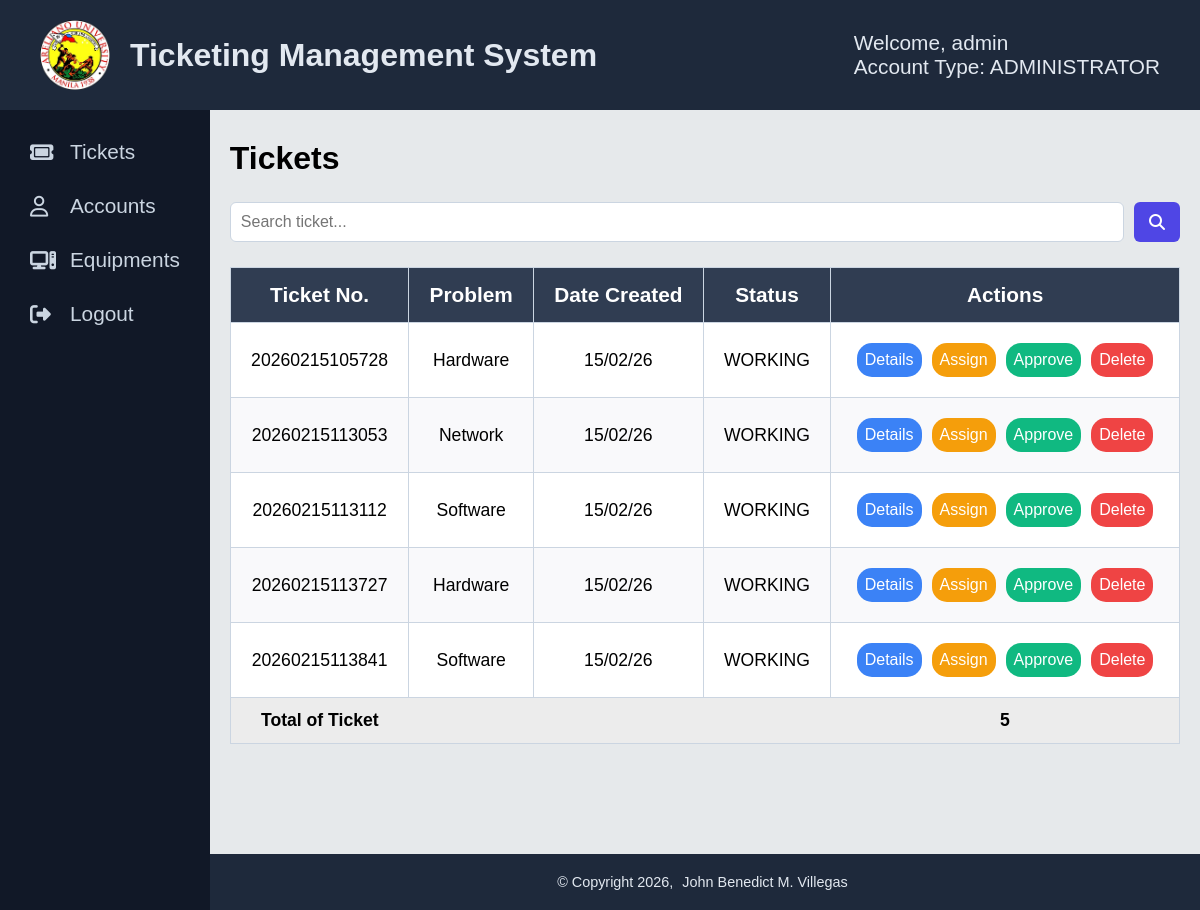
/ticket-management/ticket-management-admin.php (signed in), run on an earlier commit of the app's database.
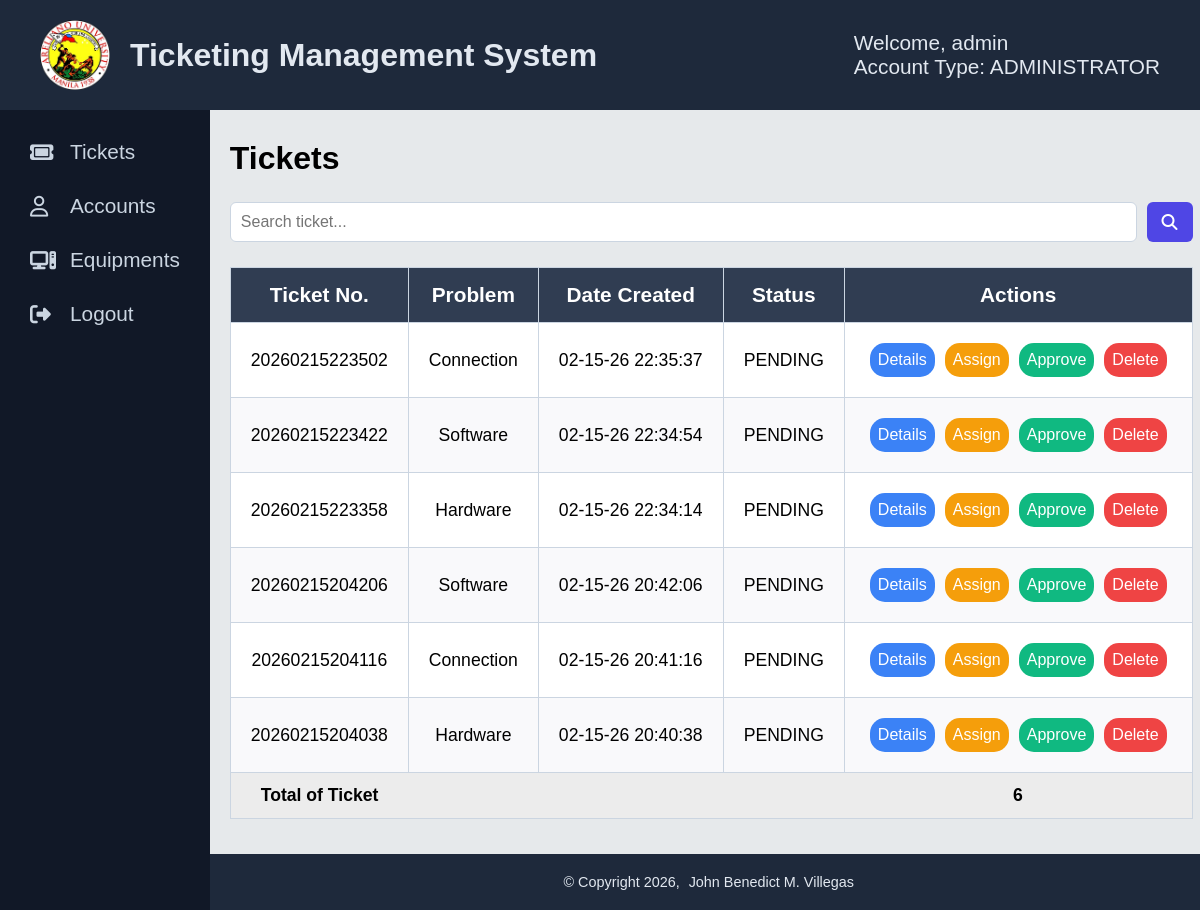
And on a later commit of the database.
### tables this page shows
CREATE TABLE `tbltickets` (
  `ticket_number` varchar(100) NOT NULL,
  `problem` varchar(100) NOT NULL,
  `details` varchar(100) NOT NULL,
  `status` varchar(30) NOT NULL,
  `created_by` varchar(50) NOT NULL,
  `date_created` varchar(50) NOT NULL,
  `assigned_to` varchar(50) DEFAULT NULL,
  `date_assigned` varchar(50) DEFAULT NULL,
  `date_completed` varchar(50) DEFAULT NULL,
  `approved_by` varchar(50) DEFAULT NULL,
  `date_approved` varchar(50) DEFAULT NULL
);

### ticket-management/ticket-management-admin.php (the view, shortened to what the changed rows need)
<?php
require_once("../config/config.php");
?>
<!DOCTYPE html>
<html lang="en">
<head>
    <link rel="stylesheet" href="https://cdnjs.cloudflare.com/ajax/libs/font-awesome/6.5.1/css/all.min.css">
    <link rel="stylesheet" href="../assets/css/notification.css">
    <link rel="stylesheet" href="../assets/css/ticket-style/mains.css">
</head>
<body>
    <?php include("../includes/nav-sidebar.php");?>
        <div class="container">
            <div class="wrapper">
                    <form action="<?php echo htmlspecialchars($_SERVER['PHP_SELF'])?>" method="post">
                    <div class="table-div">
                        <?php
                        function buildtable($result) {
                            if (mysqli_num_rows($result) > 0) {
                                echo "<table>";
                                echo "<tr>";
                                echo "<th>Ticket No.</th><th>Problem</th><th>Date Created</th><th>Status</th><th>Actions</th>";
                                echo "</tr>";
                                while ($row = mysqli_fetch_array($result)) {
                                    echo "<tr>";
                                    echo "<td>" . $row['ticket_number'] . "</td>";
                                    echo "<td>" . $row['problem'] . "</td>";
                                    echo "<td>" . $row['date_created'] . "</td>";
                                    echo "<td>" . $row['status'] . "</td>";
                                    echo "<td class = 'actions'>";
                                    echo "<button type='button'
                                            onclick=\"detailsModal('".$row['ticket_number']."')\"
                                            class='details'>
                                            Details
                                        </button>";
                                        echo "<button type='button'
                                                onclick=\"assignModal('".$row['ticket_number']."')\"
                                                class='assign'>
                                                Assign
                                            </button>";
                                    echo "<button type='button'
                                            onclick=\"approveModal('".$row['ticket_number']."')\"
                                            class='approve'>
                                            Approve
                                        </button>";
                                    echo "<button type='button'
                                            onclick=\"deleteModal('".$row['ticket_number']."')\"
                                            class='delete'>
                                            Delete
                                        </button>";
                                    echo "</td>";
                                    echo "</tr>";
                                }
                                echo "<tr class='countTotal'>";
                                echo "<td>Total of Ticket</td>";
                                echo "<td colspan='3'></td>";
                                echo "<td>". mysqli_num_rows($result)."</td>";
                                echo "</tr>";
                                echo "</table>";
                            } else {
                                echo "No ticket found.";
                            }
                        }
                        if (isset($_POST['btnsearch'])) {
                            $sql = "SELECT * FROM tbltickets WHERE (ticket_number LIKE ? OR problem LIKE ? OR status LIKE ?) ORDER BY date_created DESC";
                            if ($stmt = mysqli_prepare($link, $sql)) {
                                $searchvalue = '%' . $_POST['txtsearch'] . '%';
                                mysqli_stmt_bind_param($stmt, "sss", $searchvalue, $searchvalue, $searchvalue);
                                if (mysqli_stmt_execute($stmt)) {
                                    $result = mysqli_stmt_get_result($stmt);
                                    buildtable($result);
                                }
                            }
                        } else {
                            $sql = "SELECT * FROM tbltickets ORDER BY date_created DESC";
                            $stmt = mysqli_prepare($link, $sql);
                                if (mysqli_stmt_execute($stmt)) {
                                    $result = mysqli_stmt_get_result($stmt);
                                    buildtable($result);
                                }
                        }
                        ?>
                    </div>
                </form>
            </div>
        </div>
    </main>
          <?php include("./admin/delete-ticket.php");?>
</body>
</html>

What changed in the data, as far as the page shows it:
removed tbltickets: ticket_number "20260215105728", problem "Hardware", date_created "15/02/26", status "WORKING"
removed tbltickets: ticket_number "20260215113053", problem "Network", date_created "15/02/26", status "WORKING"
removed tbltickets: ticket_number "20260215113112", problem "Software", date_created "15/02/26", status "WORKING"
removed tbltickets: ticket_number "20260215113727", problem "Hardware", date_created "15/02/26", status "WORKING"
removed tbltickets: ticket_number "20260215113841", problem "Software", date_created "15/02/26", status "WORKING"
added tbltickets: ticket_number "20260215223502", problem "Connection", date_created "02-15-26 22:35:37", status "PENDING"
added tbltickets: ticket_number "20260215223422", problem "Software", date_created "02-15-26 22:34:54", status "PENDING"
added tbltickets: ticket_number "20260215223358", problem "Hardware", date_created "02-15-26 22:34:14", status "PENDING"
added tbltickets: ticket_number "20260215204206", problem "Software", date_created "02-15-26 20:42:06", status "PENDING"
added tbltickets: ticket_number "20260215204116", problem "Connection", date_created "02-15-26 20:41:16", status "PENDING"
added tbltickets: ticket_number "20260215204038", problem "Hardware", date_created "02-15-26 20:40:38", status "PENDING"
Also different on the page:
mysqli_num_rows($result): "5" → "6"
